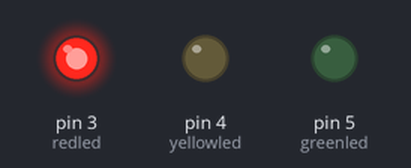
This sketch was run on a simulated Arduino Uno, built with avr-gcc and run on an emulated ATmega328P. Shown: output pins drawn as LEDs (lit = HIGH).

Above: at 4.5 s.
At 10.5 s:
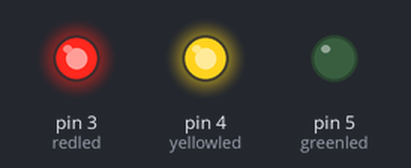
At 16.5 s:
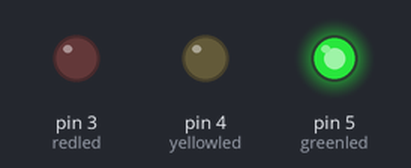
At 22.5 s:
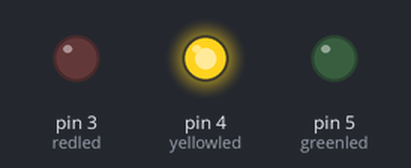
Timing chart, 0 to 31.2 s (numbered marks = the images above):
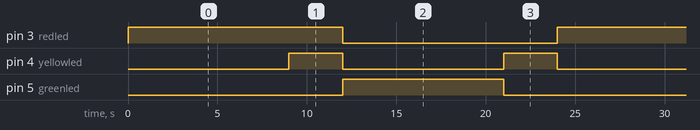

Measured:
- by itself, pin 3 (redled): alternates HIGH for 12.0 s and LOW for 12.0 s
- by itself, pin 4 (yellowled): alternates HIGH for 3.0 s and LOW for 9.0 s
- by itself, pin 5 (greenled): alternates HIGH for 9.0 s and LOW for 15.0 s

The sketch:

1_-_Lampu_Lalu_Lintas.ino
```cpp
//Tugas 1: Lampu Lalu Lintas dengan ketentuan merah-merah kuning-hijau-kuning-merah

int redled = 3;
int yellowled = 4;
int greenled = 5;

void setup(){
	pinMode (3, OUTPUT);
	pinMode (4, OUTPUT);
	pinMode (5, OUTPUT);
}

void loop(){
	//merah
	digitalWrite (redled, 1);
	delay(9000);
	digitalWrite (redled, 0);
	//merah kuning
	digitalWrite (redled, 1);
	digitalWrite (yellowled, 1);
	delay(3000);
    digitalWrite (redled, 0);
	digitalWrite (yellowled, 0);
	//hijau
    digitalWrite (greenled, 1);
	delay (9000);
	digitalWrite (greenled, 0);
	//kuning
	digitalWrite (yellowled, 1);
	delay(3000);
	digitalWrite (yellowled, 0);
}
```
